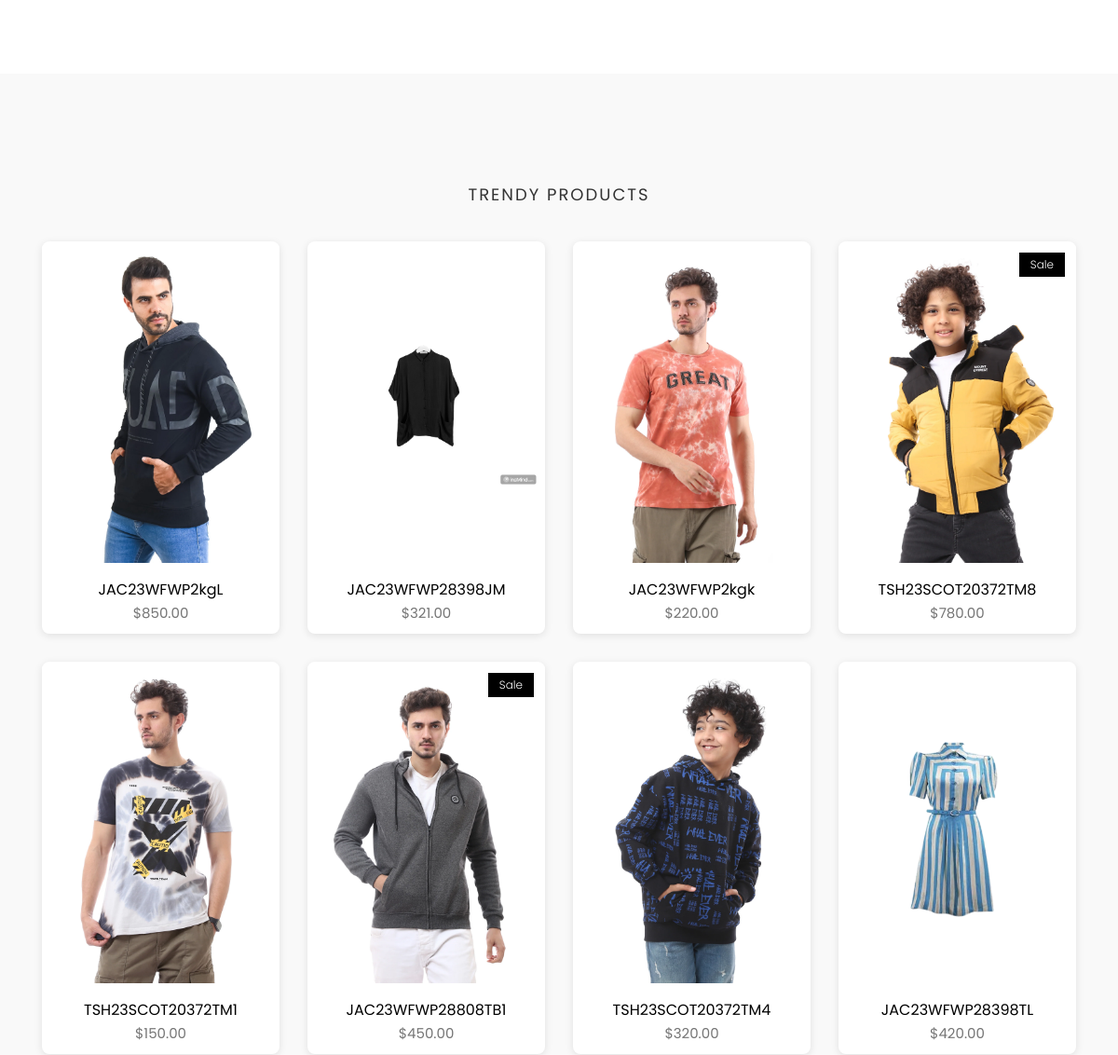
The app's page / (middle part), older data.
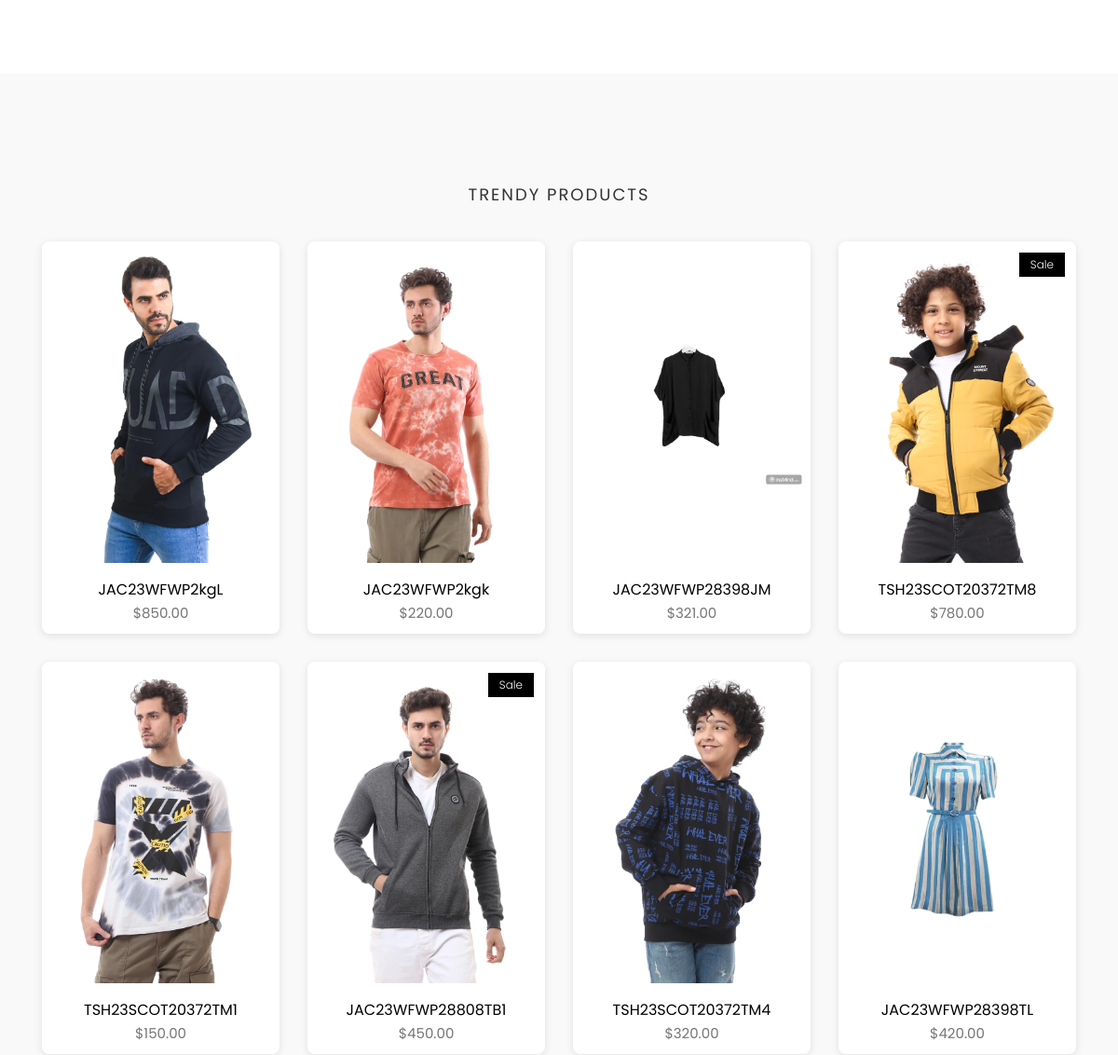
The same page, newer data.
### store/models.py (models this page shows, shortened)
class Product(models.Model):
    id = models.UUIDField(primary_key=True, default=uuid.uuid4, editable=False)
    name = models.CharField(unique=True, max_length=50)
    image = models.ImageField(upload_to='product/')
    stock = models.IntegerField(default=1)
    price = models.DecimalField(max_digits=10, decimal_places=2, default=Decimal('0.00'))
    description = models.TextField(max_length=10000, blank=True)
    created_at = models.DateTimeField(default=timezone.now)
    modified_date = models.DateTimeField(auto_now=True)
    slug = models.SlugField(null=True, blank=True, unique=True)
    views = models.PositiveIntegerField(default=0)
    is_available = models.BooleanField(default=True)
    on_sale = models.BooleanField(default=False)
    PRDBrand = models.ForeignKey('Brand', related_name='product_brand', on_delete=models.CASCADE, blank=True, null=True, verbose_name="Brand")
    like = models.ManyToManyField(User, blank=True, related_name='product_favourite')
    category = models.ForeignKey(Subcategory, related_name='product_subcategory', verbose_name="Subcategory", null=True, blank=True, on_delete=models.CASCADE)
    class Meta:
        ordering = ['-created_at']
        verbose_name = "Product"
        verbose_name_plural = "Products"

### settings/views.py (the view)
# urls.py: path('' , views.home , name='home'),
def home(request):
    products = Product.objects.all().order_by('-views')
    context = {
        'products':products
    }
    return render(request,'home.html',context)

### cart/cart_utils.py (called while the page is built)
def _cart_id(request):
    cart = request.session.session_key
    if not cart:
        cart = request.session.create()
    return cart

### category/category_context.py (called while the page is built)
def nav_links(request):
    categories_nav = Category.objects.all()
    subcategories_nav = Subcategory.objects.all()
    brands_nav = Brand.objects.all()
    context = {
        'categories_nav':categories_nav,
        'brands_nav':brands_nav,
        'subcategories_nav':subcategories_nav,
    }
    return context

### category/models.py (called while the page is built)
    def product_count(self):
        return self.subcategories.aggregate(count=models.Count('product_subcategory'))['count'] or 0

    def get_url(self):
        return reverse('products_by_subcategory',args=[self.id])

### store/models.py (called while the page is built)
    def get_url(self):
        return reverse('products_by_brand',args=[self.id])

    def __str__(self):
        return self.name

### settings/templates/home.html (shortened to what this page needs)
{% extends "base.html" %}
{% load static %}
{% block body %}
<section class="product-category section">
</section>
<section class="products section bg-gray">
	<div class="container">
		<div class="row">
			<div class="title text-center">
				<h2>Trendy Products</h2>
			</div>
		</div>
		<div class="row">
            {% for product in products %}
			<div class="col-md-3">
				<div class="product-item">
					<div class="product-thumb">
                        {% if product.on_sale %}
						<span class="bage">Sale</span>
                        {% endif %}
						<img class="img-responsive" src="{{product.image.url}}" alt="product-img" />
					</div>
					<div class="product-content">
						<h4><a href="{% url 'product_details' product.id %}">{{product.name}}</a></h4>
						<p class="price">${{product.price}}</p>
					</div>
				</div>
			</div>
			{% endfor %}
		</div>
	</div>
</section>
{% endblock body %}

Row changes from the older to the newer data that the page shows:
changed Product "JAC23WFWP2kgk": moves up the list
